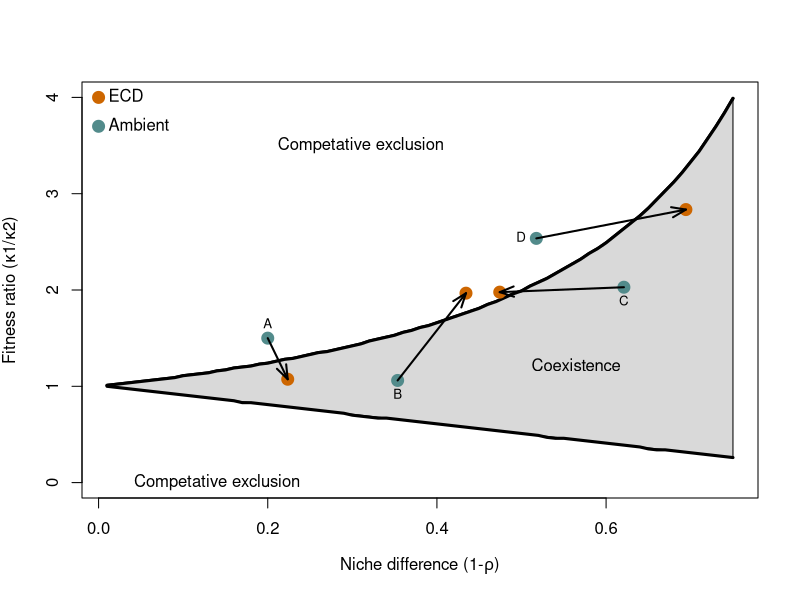

Reproduce this figure in R.
###using Chesson modern coexistence theory to assess ECD impacts on coexistence and inferences about BEF relationships. 

rho<-seq(0.25,0.99,0.01)
inv.rho<-1/rho
FR<-seq(0,4.2,0.01)

min<-NULL
max<-NULL
for (i in 1:length(rho)){
  tmp<-FR[FR>rho[i] & FR<inv.rho[i]]
  min[i]<-min(tmp)
  max[i]<-max(tmp)
}

ND<-1-rho

ND_FD_1<-function(r1,r2,a12,a21,a11,a22){
  rND<-sqrt((a12*a21)/(a11*a22))
  rFD<-(log(r1)/log(r2))*sqrt((a12*a11)/(a21*a22))
  return(data.frame(Niche_diff=rND,Fitness_ratio=rFD))
}

##this is a formulation including Ks if estimation of fitness and niche differences
ND_FD_2<-function(K1,K2,a12,a21){
  t.ND<-sqrt((a12/K1)*(a21/K2))
  t.FD<-(K1/K2)*sqrt((a21*K1)/(a12*K2))
  return(data.frame(Niche_diff=t.ND,Fitness_ratio=t.FD))
}

###using formulation with K

##plot 1 for changes in carrying capacity
quartz()
plot(ND,max,type="l",ylim=c(0,4),lwd=3,
     xlab=expression("Niche difference (1-"*rho*")"),
     ylab=expression("Fitness ratio ("*kappa*"1/"*kappa*"2)"))
polygon(c(min(ND),max(ND),max(ND),ND),c(1,min(min),max(max),max),col="grey85")

lines(ND,max,type="l",lwd=3)
lines(ND,min,type="l",lwd=3)

points(c(0,0),c(3.7,4),pch=19, cex=1.6, col = c("darkslategray4","darkorange3"))
text(c(0,0),c(3.7,4),pos=4,labels = c("Ambient","ECD"))

#plot cases

K1<-15; K2<-10; a12<-3; a21<-2

p1<-ND_FD_2(K1,K2,a12,a21)
points(p1,pch=19,cex=1.6,col="darkslategray4")

K1<-12
p2<-ND_FD_2(K1,K2,a12,a21)
points(p2,pch=19,cex=1.6,col="darkorange3")

arrows(p1[,1],p1[,2],p2[,1],p2[,2],lwd=2,length=0.15,angle=20)

##next case
K1<-12; K2<-8; a12<-6; a21<-2
p3<-ND_FD_2(K1,K2,a12,a21)
p3

points(p3,pch=19,cex=1.6,col="darkslategray4")

K2<-5.3
p4<-ND_FD_2(K1,K2,a12,a21)
p4
points(p4,pch=19,cex=1.6,col="darkorange3")
arrows(p3[,1],p3[,2],p4[,1],p4[,2],lwd=2,length=0.15,angle=20)


text(p1,"A",pos=3,cex = 0.8)
text(p3[1],p3[2],"B",pos=1,cex = 0.8)
text(0.5,1.2, pos=4, "Coexistence",cex=1)
text(0.03,0, pos=4, "Competative exclusion",cex=1)
text(0.2,3.5, pos=4, "Competative exclusion",cex=1)

###next case for changes in competition
#quartz()
#plot(ND,max,type="l",ylim=c(0,4),lwd=3,
 #    xlab=expression("Niche difference (1-"*rho*")"),
  #   ylab=expression("Fitness ratio ("*kappa*"1/"*kappa*"2)"))
#polygon(c(min(ND),max(ND),max(ND),ND),c(1,min(min),max(max),max),col="grey85")

#lines(ND,max,type="l",lwd=3)
#lines(ND,min,type="l",lwd=3)

#points(c(0,0),c(3.7,4),pch=19, cex=1.6, col = c("darkslategray4","darkorange3"))
#text(c(0,0),c(3.7,4),pos=4,labels = c("Ambient","ECD"))

###ND
K1<-14; K2<-10; a12<-6; a21<-9

N1<-ND_FD_2(K1,K2,a12,a21)
points(N1,pch=19,cex=1.6,col="darkslategray4")

a12<-4.7;a21<-6.7
N2<-ND_FD_2(K1,K2,a12,a21)
N2
points(N2,pch=19,cex=1.6,col="darkorange3")
arrows(N1[,1],N1[,2],N2[,1],N2[,2],lwd=2,length=0.15,angle=20)
text(N1[,1],(N1[,2]),"C",pos=1, cex = 0.8)
#text(N1[,1],(N1[,2]-0.13),"competitive differences",pos=1, cex = 0.8)

K1<-14; K2<-8; a12<-5; a21<-6

N3<-ND_FD_2(K1,K2,a12,a21)
N3
points(N3,pch=19,cex=1.6,col="darkslategray4")

a12<-6; a21<-9
N4<-ND_FD_2(K1,K2,a12,a21)
N4

points(N4,pch=19,cex=1.6,col="darkorange3")
arrows(N3[,1],N3[,2],N4[,1],N4[,2],lwd=2,length=0.15,angle=20)
text(N3[,1],(N3[,2]),"D",pos=2,cex=0.8)



